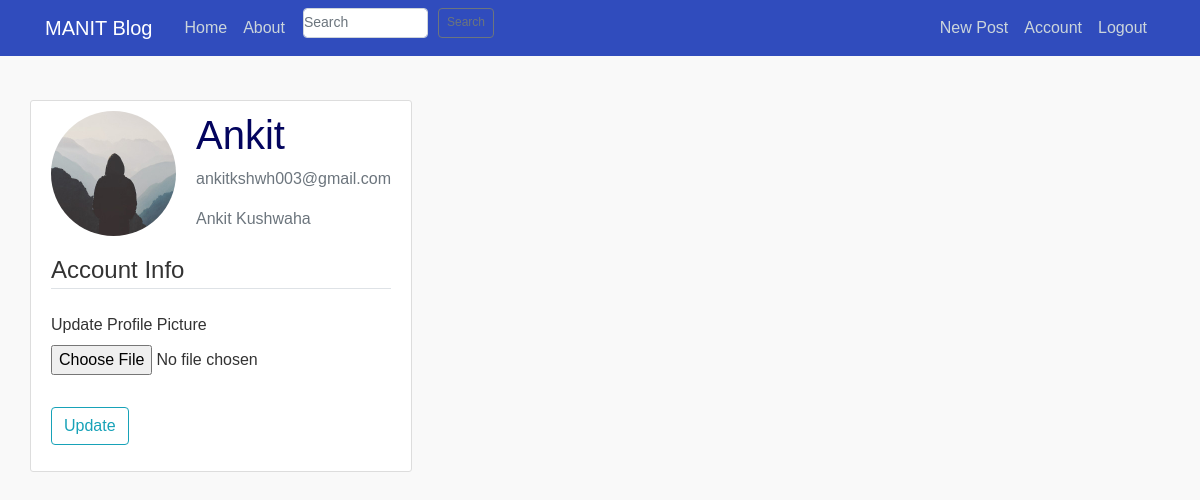
Screenshot of /account (signed in) with the database file from the repository.
### flaskblog/models.py (models this page shows, shortened)
class User(db.Model, UserMixin):
    id = db.Column(db.Integer, primary_key=True)
    username = db.Column(db.String(20), unique=True, nullable=False)
    name = db.Column(db.String(100), nullable=False)
    email = db.Column(db.String(120), unique=True, nullable=False)
    image_file = db.Column(db.String(20), nullable=False, default='default.jpg')
    password = db.Column(db.String(40), nullable=False)
    posts = db.relationship('Post', backref='author', lazy=True)

### flaskblog/routes.py (the view)
@app.route("/account", methods=["GET", "POST"])
@login_required
def account():
    form = UpdateAccountForm()
    if form.validate_on_submit():
        if form.picture.data:
            picture_file = save_picture(form.picture.data)
            current_user.image_file = picture_file
        current_user.username = form.username.data
        current_user.email = form.email.data
        db.session.commit()
        flash("Your account has been updated!", "success")
        return redirect(url_for("account"))
    elif request.method == "GET":
        form.username.data = current_user.username
        form.email.data = current_user.email
    image_file = url_for("static", filename="profile_pics/" + current_user.image_file)
    return render_template(
        "account.html", title="Account", image_file=image_file, form=form
    )

### flaskblog/forms.py (shortened to what this page needs)
class UpdateAccountForm(FlaskForm):
        username = StringField('Username',
                               validators=[DataRequired(), Length(min=2, max=20)])
        email = StringField('Email',
                            validators=[DataRequired(), Email()])
        picture = FileField('Update Profile Picture', validators=[FileAllowed(['jpg', 'png'])])
        submit = SubmitField('Update')

class SearchForm(FlaskForm):
    searched = StringField('Searched', validators=[DataRequired()])
    submit = SubmitField('Submit')

### flaskblog/models.py (called while the page is built)
@login_manager.user_loader
def load_user(user_id):
    return User.query.get(int(user_id))

### flaskblog/routes.py (called while the page is built)
@app.context_processor
def base():
    form = SearchForm()
    return dict(form=form)

### flaskblog/templates/account.html (shortened to what this page needs)
{% extends "layout.html" %}
{% block content %}
    <div class="content-section">
      <div class="media">
        <img class="rounded-circle account-img" src="{{ image_file }}">
        <div class="media-body">
          <h2 class="account-heading">{{ current_user.username }}</h2>
          <p class="text-secondary">{{ current_user.email }}</p>
            <p class="text-secondary">{{ current_user.name }}</p>
        </div>
      </div>
         <form method="POST" action="" enctype="multipart/form-data">
            <fieldset class="form-group">
                <legend class="border-bottom mb-4">Account Info</legend>
                <div class="form-group">
                    {{ form.picture.label() }}
                    {{ form.picture(class="form-control-file") }}
                </div>
            </fieldset>
            <div class="form-group">
                {{ form.submit(class="btn btn-outline-info") }}
            </div>
        </form>
    </div>
{% endblock content %}

### flaskblog/static/main.css (style rules this page uses)
body { color: #333333; margin-top: 5rem; }
h1, h2, h3, h4, h5, h6 { color: #03045e; }
.content-section { background: #ffffff; padding: 10px 20px; border: 1px solid #dddddd; border-radius: 3px; margin-bottom: 20px; }
.account-img { height: 125px; width: 125px; margin-right: 20px; margin-bottom: 16px; }
.account-heading { font-size: 2.5rem; }
body { font-family: Arial, sans-serif; display: flex; justify-content: center; padding: 20px; background-color: #f9f9f9; }

### rows the page displays
User: username "Ankit", email "ankitkshwh003@gmail.com", name "Ankit Kushwaha"
